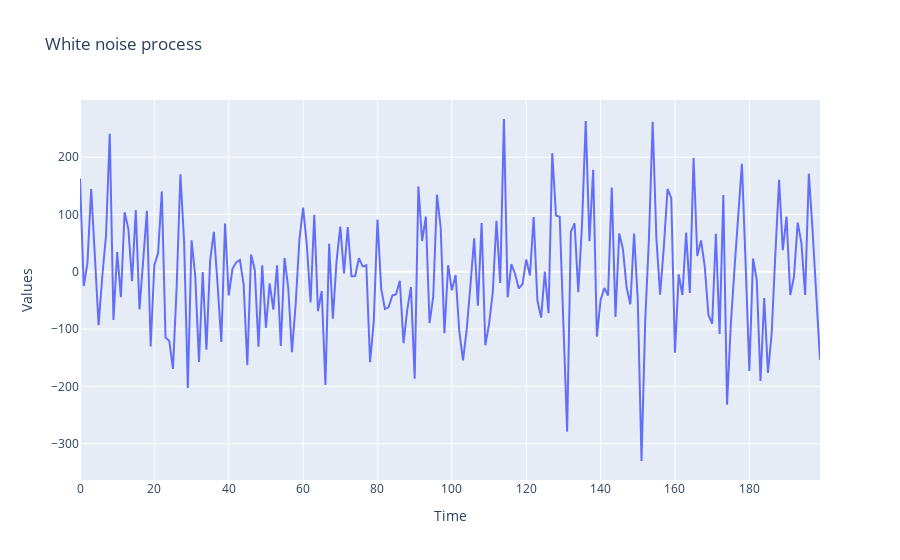

The notebook cell saved with this chart:
### Markdown cell above
![image.png](attachment:image.png)

### Code cell
fx_white_noise()

### Figure 1 — Plotly figure (JSON) as saved in the notebook; plotly's stock layout.template omitted (floating-point values rounded to 4 significant figures; data arrays with more than 128 entries replaced by an {"elided": "..."} marker saying what was removed)
{"data": [{"mode": "lines", "name": "White noise process", "type": "scatter", "x": {"elided": "200 int values"}, "y": {"elided": "200 float values"}}], "layout": {"title": {"text": "White noise process"}, "xaxis": {"title": {"text": "Time"}}, "yaxis": {"title": {"text": "Values"}}}}
